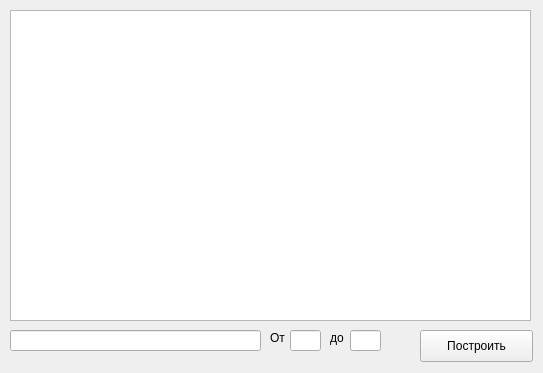
<?xml version="1.0" encoding="UTF-8"?>
<ui version="4.0">
 <class>Form</class>
 <widget class="QWidget" name="Form">
  <property name="geometry">
   <rect>
    <x>0</x>
    <y>0</y>
    <width>543</width>
    <height>373</height>
   </rect>
  </property>
  <property name="windowTitle">
   <string>Form</string>
  </property>
  <widget class="PlotWidget" name="graphicsView">
   <property name="geometry">
    <rect>
     <x>10</x>
     <y>10</y>
     <width>521</width>
     <height>311</height>
    </rect>
   </property>
  </widget>
  <widget class="QLineEdit" name="function_line">
   <property name="geometry">
    <rect>
     <x>10</x>
     <y>330</y>
     <width>251</width>
     <height>21</height>
    </rect>
   </property>
  </widget>
  <widget class="QLabel" name="label">
   <property name="geometry">
    <rect>
     <x>270</x>
     <y>330</y>
     <width>60</width>
     <height>16</height>
    </rect>
   </property>
   <property name="text">
    <string>От</string>
   </property>
  </widget>
  <widget class="QLineEdit" name="x_first">
   <property name="geometry">
    <rect>
     <x>290</x>
     <y>330</y>
     <width>31</width>
     <height>21</height>
    </rect>
   </property>
  </widget>
  <widget class="QLineEdit" name="lineEdit_3">
   <property name="geometry">
    <rect>
     <x>350</x>
     <y>330</y>
     <width>31</width>
     <height>21</height>
    </rect>
   </property>
  </widget>
  <widget class="QLabel" name="x_last">
   <property name="geometry">
    <rect>
     <x>330</x>
     <y>330</y>
     <width>60</width>
     <height>16</height>
    </rect>
   </property>
   <property name="text">
    <string>до</string>
   </property>
  </widget>
  <widget class="QPushButton" name="make_plot">
   <property name="geometry">
    <rect>
     <x>420</x>
     <y>330</y>
     <width>113</width>
     <height>32</height>
    </rect>
   </property>
   <property name="text">
    <string>Построить</string>
   </property>
  </widget>
 </widget>
 <customwidgets>
  <customwidget>
   <class>PlotWidget</class>
   <extends>QGraphicsView</extends>
   <header>pyqtgraph</header>
  </customwidget>
 </customwidgets>
 <resources/>
 <connections/>
</ui>
